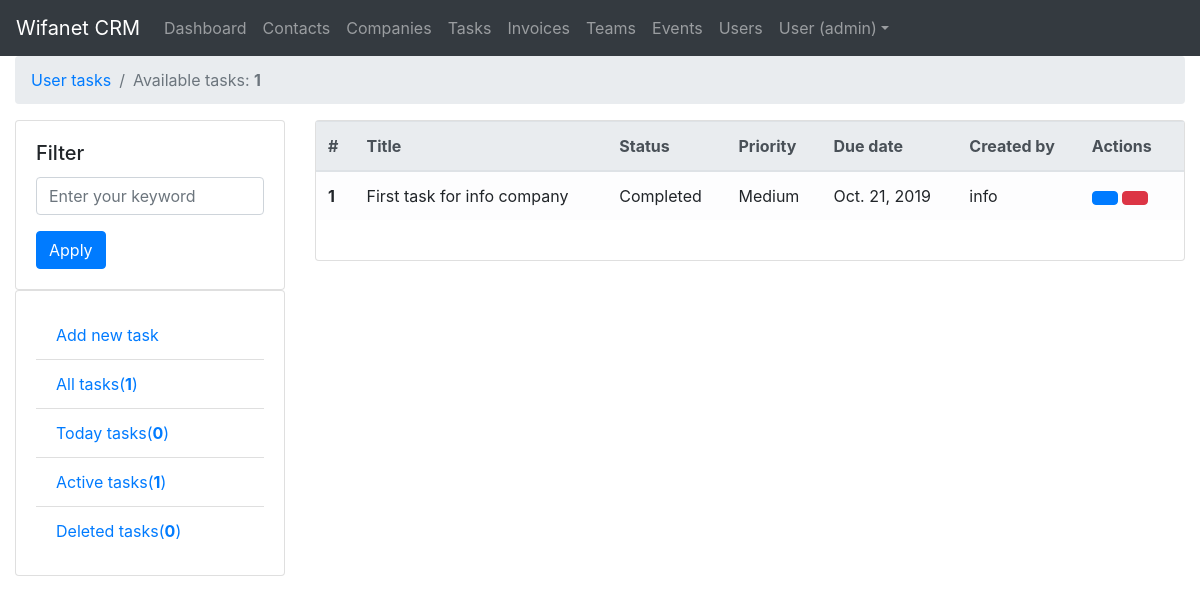
Screenshot of /tasks/user-tasks/admin (signed in) with the database file from the repository.
### users/models.py (models this page shows)
class User(AbstractUser):
    class Meta:
        db_table = 'auth_user'
    '''
    (<django.db.models.fields.AutoField: id>,
    <django.db.models.fields.CharField: password>,
    <django.db.models.fields.DateTimeField: last_login>,
    <django.db.models.fields.BooleanField: is_superuser>,
    <django.db.models.fields.CharField: username>,
    <django.db.models.fields.CharField: first_name>,
    <django.db.models.fields.CharField: last_name>,
    <django.db.models.fields.EmailField: email>,
    <django.db.models.fields.BooleanField: is_staff>,
    <django.db.models.fields.BooleanField: is_active>,
    <django.db.models.fields.DateTimeField: date_joined>)
    '''

### tasks/models.py (models this page shows, shortened)
class Task(models.Model):
    STATUS_CHOICES = (
        ("New", "New"),
        ("In Progress", "In Progress"),
        ("Completed", "Completed")
    )
    PRIORITY_CHOICES = (
        ("Low", "Low"),
        ("Medium", "Medium"),
        ("High", "High")
    )
    TYPE_CHOICES = (
        ("Followup", "Followup"),
        ("Call", "Call"),
        ("Session", "Session"),
        ("Send email", "Send_email"),
        ("Send message", "Send_message"),
    )
    title = models.CharField(_("title"), max_length=200)
    status = models.CharField(_("status"), max_length=50, choices=STATUS_CHOICES)
    priority = models.CharField(_("priority"), max_length=50, choices=PRIORITY_CHOICES)
    task_type = models.CharField(_("task_type"), max_length=50, blank=True, null=True, choices=TYPE_CHOICES)
    due_date = models.DateField(blank=True, null=True)
    created_on = models.DateTimeField(_("Created on"), auto_now_add=True)
    company = models.ForeignKey(Company, default=None, related_name="companies_tasks", on_delete=models.CASCADE)
    created_by = models.ForeignKey(User, related_name='task_created', blank=True, null=True, on_delete=models.SET_NULL)
    is_active = models.BooleanField(default=True)
    deleted = models.BooleanField(null=True, default=False)
    uuid = ShortUUIDField(null=True, unique=True)
    functor = models.ForeignKey(User, related_name='task_functor', blank=True, null=True, on_delete=models.CASCADE)
    last_transferred_on = models.DateTimeField(_("Last transferred on"), blank=True, null=True)
    complete_date = models.DateField(blank=True, null=True)
    objects = TaskManager()
    class Meta:
        ordering = ['-due_date']

### tasks/views.py (the view)
# urls.py: path(r'user-tasks/<username>', show_user_tasks, name='usertasks'),
@login_required
def show_user_tasks(request, username):
    user = User.objects.get(username=username)
    tasks = Task.objects.filter(functor=user.id)
    STATUS_CHOICES = Task.STATUS_CHOICES
    PRIORITY_CHOICES = Task.PRIORITY_CHOICES
    active_count = tasks.filter(is_active=True).__len__()
    today_count = tasks.filter(is_active=True).filter(due_date=datetime.today().strftime('%Y-%m-%d')).__len__()
    deleted_count = tasks.filter(deleted=True).__len__()
    return render(request, "tasks/usertasks.html", {'tasks': tasks,
                                                    'active_count': active_count,
                                                    'today_count': today_count,
                                                    'deleted_count': deleted_count,
                                                    'STATUS_CHOICES': STATUS_CHOICES,
                                                    'PRIORITY_CHOICES': PRIORITY_CHOICES})

### crm/templatetags/mytags.py (called while the page is built)
@register.simple_tag(takes_context=True)
def active(context, pattern_or_urlname):
    try:
        pattern = '^' + reverse(pattern_or_urlname)
    except NoReverseMatch:
        pattern = pattern_or_urlname
    path = context['request'].path
    if re.search(pattern, path):
        return 'active'
    return ''

### tasks/models.py (called while the page is built)
    def get_queryset(self):
        return TaskQuerySet(self.model, using=self._db)

### tasks/templatetags/to_dash.py (called while the page is built)
@register.filter
def to_dash(value):
    print(value)
    return value.__str__().replace(".", "-")

### tasks/templates/tasks/usertasks.html (shortened to what this page needs)
{% extends 'tasks/index.html' %}
{% load to_dash %}
{% block page_title %}
    <ol class="breadcrumb">
        <li class="breadcrumb-item"><a href="{% url 'tasks:list' %}">User tasks</a></li>
        <li class="breadcrumb-item active">Available tasks: <span class="alert-link">{{ tasks|length }}</span>
        </li>
    </ol>
{% endblock %}
{% block sub_content %}
    <table class="table table-light">
        <thead class="thead-light">
        <tr>
            <th scope="col">#</th>
            <th scope="col">Title</th>
            <th scope="col">Status</th>
            <th scope="col">Priority</th>
            <th scope="col">Due date</th>
            <th scope="col">Created by</th>
            <th scope="col">Actions</th>
        </tr>
        </thead>
        <tbody>
        {% for row in tasks %}
            <tr>
                <th scope="row">{{ forloop.counter }}</th>
                <td>{{ row.title }}</td>
                <td>{{ row.status }}</td>
                <td>{{ row.priority }}</td>
                <td>{{ row.due_date }}</td>
                <td>{{ row.created_by }}</td>
                <td style="width:  12%">
                    <button type="button" class="btn btn-primary" data-toggle="modal"
                            data-target="#exampleModal">
                    </button>
                    <a href="{% url 'tasks:delete' id=row.id %}" class="btn btn-danger">
                    </a>
                </td>
            </tr>
        {% endfor %}
        </tbody>
    </table>
    <br>
{% endblock %}

### templates/base.html (shortened to what this page needs)
{% url 'contacts:list' as list_contacts %}
{% url 'companies:list' as list_companies %}
{% url 'tasks:list' as list_tasks %}
{% url 'invoices:list' as list_invoices %}
{% url 'users:list' as list_users %}
{% url 'teams:list' as list_teams %}
{% load static %}
<!doctype html>
<html lang="en">
<head>
    <link rel="stylesheet" href="https://stackpath.bootstrapcdn.com/bootstrap/4.3.1/css/bootstrap.min.css"
>
    <link rel="stylesheet" href="https://stackpath.bootstrapcdn.com/bootstrap/4.1.3/css/bootstrap.min.css"
>
    <link rel="stylesheet" href="{% static "css/main.css" %}"></link>
</head>
<body>
<nav class="navbar navbar-expand-lg navbar-dark bg-dark">
    <a class="navbar-brand" href="#">Wifanet CRM</a>
    {% if user.is_authenticated %}
        <div class="collapse navbar-collapse" id="navbarSupportedContent">
            <ul class="navbar-nav mr-auto">
                <li class="nav-item {% if request.path == '/' %}active{% endif %}">
                    <a class="nav-link" href="{% url 'crm:home' %}">Dashboard
                    </a>
                </li>
                <li class="nav-item {% if request.path == list_contacts %}active{% endif %}"><a class="nav-link"
                                                                                                href="{% url 'contacts:list' %}">Contacts</a>
                </li>
                <li class="nav-item {% active '/companies' %}"><a class="nav-link" href="{% url 'companies:list' %}">Companies</a>
                </li>
                <li class="nav-item {% if request.path == list_tasks %}active{% endif %}"><a class="nav-link"
                                                                                             href="{% url 'tasks:list' %}">Tasks</a>
                </li>
                <li class="nav-item {% if request.path == list_invoices %}active{% endif %}"><a class="nav-link"
                                                                                                href="{{ list_invoices }}">Invoices</a>
                </li>
                <li class="nav-item {% if request.path == list_teams %}active{% endif %}"><a class="nav-link"
                                                                                                href="{{ list_teams }}">Teams</a>
                </li>
                <li class="nav-item"><a class="nav-link" href="#">Events</a></li>
                {% if request.user.is_superuser %}
                    <li class="nav-item {% if request.path == list_users %}active{% endif %}"><a class="nav-link"
                                                                                                 href="{{ list_users }}">Users</a>
                {% endif %}
                <li class="nav-item dropdown">
                    <a class="nav-link dropdown-toggle" href="#" id="dropdown01" data-toggle="dropdown"
                       aria-haspopup="true" aria-expanded="false">User ({{ user.username }})</a>
                </li>
            </ul>
        </div>
    {% else %}
        <p>You are not logged in</p>
        <a href="{% url 'login' %}">login</a>
    {% endif %}
</nav>
<div class="container-fluid">
    <nav aria-label="breadcrumb">
        {% block page_title %}{% endblock %}
    </nav>
    <div class="mt-3">
        {% block content %}{% endblock %}
    </div>
</div>
<link rel="stylesheet" href="https://cdnjs.cloudflare.com/ajax/libs/font-awesome/4.7.0/css/font-awesome.min.css">
</body>
</html>

### rows the page displays
Task: title "First task for info company", status "Completed", priority "Medium", due_date "Oct. 21, 2019", created_by "info"

### other values shown
{{ user.username }} "admin"
{{ tasks|length }} "1"
{{ today_count }} "0"
{{ active_count }} "1"
{{ deleted_count }} "0"
